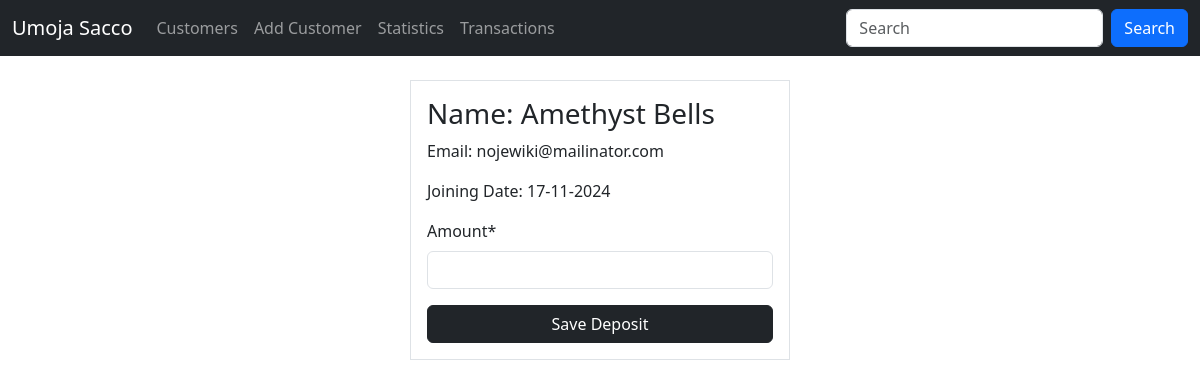
/customers/deposit/106, run on the app's committed database.
### sacco/models.py (models this page shows, shortened)
class Customer(models.Model):
    first_name = models.CharField(max_length=30) #charfield = varchar
    last_name = models.CharField(max_length=30)
    email = models.EmailField(unique=True) #varchar + ensures email is unique
    dob = models.DateField()
    gender = models.CharField(max_length=10)
    weight = models.IntegerField(default=0)
    profile_pic = models.ImageField(upload_to=generate_unique_name, null=True)
    created_at = models.DateTimeField(auto_now_add=True)
    updated_at = models.DateTimeField(auto_now=True)
    class Meta:
        db_table = 'customers'

### sacco/views.py (the view)
# urls.py: path('customers/deposit/<int:customer_id>', views.deposit, name='deposit'),
def deposit(request, customer_id):
    customer = get_object_or_404(Customer, id=customer_id)
    if request.method == "POST":
        form = DepositForm(request.POST)
        if form.is_valid():
            amount = form.cleaned_data['amount']
            depo = Deposit(amount=amount, status=True, customer=customer)
            depo.save()
            return redirect('customers')
    else:
        form = DepositForm()
    return render(request, 'deposit_form.html', {"form": form, 'customer': customer})

### sacco/app_forms.py
class DepositForm(forms.ModelForm):
    class Meta:
        model = Deposit
        fields = ['amount']
        widgets = {
            'amount': forms.NumberInput(attrs={'type': 'number', 'min': '0', 'max': '100000'}),
        }

### templates/deposit_form.html (shortened to what this page needs)
{% extends 'master.html' %}
{% load crispy_forms_filters %}
{% block content %}
    <div class="container">
        <div class="row justify-content-center">
            <div class="col-sm-4 border my-4 p-3">
                <h3>Name: {{ customer.first_name }} {{ customer.last_name }}</h3>
                <p>Email: {{ customer.email }}</p>
                <p>Joining Date: {{ customer.created_at | date:"d-m-Y" }}</p>
                <form action="" method="post">
                    {{ form | crispy }}
                    <button class="btn btn-dark w-100">Save Deposit</button>
                </form>
            </div>
        </div>
    </div>
{% endblock %}

### data on the page
Customer: first_name "Amethyst", last_name "Bells", email "nojewiki@mailinator.com", created_at "17-11-2024"
